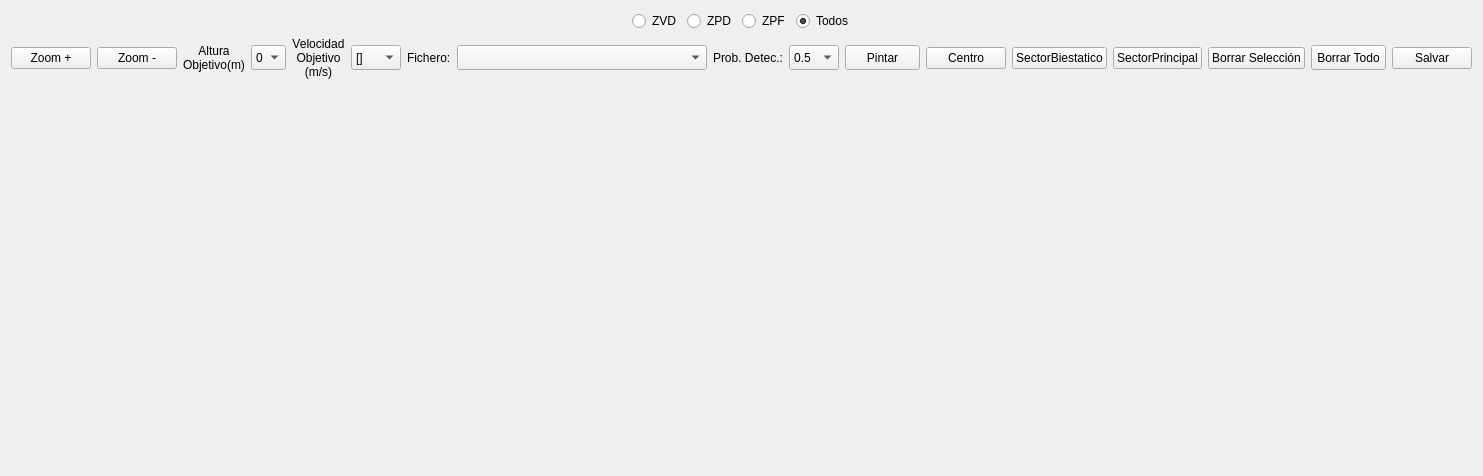
<?xml version="1.0" encoding="UTF-8"?>
<ui version="4.0">
 <class>Campos</class>
 <widget class="QWidget" name="Campos">
  <property name="geometry">
   <rect>
    <x>0</x>
    <y>0</y>
    <width>1348</width>
    <height>476</height>
   </rect>
  </property>
  <property name="windowTitle">
   <string>Campos</string>
  </property>
  <layout class="QGridLayout" name="gridLayout">
   <item row="0" column="0">
    <layout class="QHBoxLayout" name="horizontalLayout">
     <item>
      <spacer name="horizontalSpacer_3">
       <property name="orientation">
        <enum>Qt::Horizontal</enum>
       </property>
       <property name="sizeHint" stdset="0">
        <size>
         <width>100</width>
         <height>20</height>
        </size>
       </property>
      </spacer>
     </item>
     <item>
      <widget class="QRadioButton" name="rB_ZVD">
       <property name="maximumSize">
        <size>
         <width>55</width>
         <height>20</height>
        </size>
       </property>
       <property name="text">
        <string>ZVD</string>
       </property>
      </widget>
     </item>
     <item>
      <widget class="QRadioButton" name="rB_ZPD">
       <property name="maximumSize">
        <size>
         <width>55</width>
         <height>20</height>
        </size>
       </property>
       <property name="text">
        <string>ZPD</string>
       </property>
      </widget>
     </item>
     <item>
      <widget class="QRadioButton" name="rB_ZPF">
       <property name="maximumSize">
        <size>
         <width>55</width>
         <height>20</height>
        </size>
       </property>
       <property name="text">
        <string>ZPF</string>
       </property>
      </widget>
     </item>
     <item>
      <widget class="QRadioButton" name="rB_Todos">
       <property name="maximumSize">
        <size>
         <width>55</width>
         <height>20</height>
        </size>
       </property>
       <property name="text">
        <string>Todos</string>
       </property>
       <property name="checked">
        <bool>true</bool>
       </property>
      </widget>
     </item>
     <item>
      <spacer name="horizontalSpacer_2">
       <property name="orientation">
        <enum>Qt::Horizontal</enum>
       </property>
       <property name="sizeHint" stdset="0">
        <size>
         <width>99</width>
         <height>20</height>
        </size>
       </property>
      </spacer>
     </item>
    </layout>
   </item>
   <item row="1" column="0">
    <layout class="QHBoxLayout" name="horizontalLayout_8">
     <item>
      <layout class="QHBoxLayout" name="horizontalLayout_5">
       <item>
        <widget class="QPushButton" name="pB_ZoomMas">
         <property name="text">
          <string>Zoom +</string>
         </property>
         <property name="shortcut">
          <string>+</string>
         </property>
        </widget>
       </item>
       <item>
        <widget class="QPushButton" name="pB_ZoomMen">
         <property name="text">
          <string>Zoom -</string>
         </property>
         <property name="shortcut">
          <string>-</string>
         </property>
        </widget>
       </item>
      </layout>
     </item>
     <item>
      <layout class="QHBoxLayout" name="horizontalLayout_4">
       <item>
        <widget class="QLabel" name="label_3">
         <property name="text">
          <string>Altura
Objetivo(m)</string>
         </property>
         <property name="alignment">
          <set>Qt::AlignCenter</set>
         </property>
        </widget>
       </item>
       <item>
        <widget class="QComboBox" name="cB_AlturaObjetivo">
         <property name="minimumSize">
          <size>
           <width>35</width>
           <height>25</height>
          </size>
         </property>
         <property name="maximumSize">
          <size>
           <width>35</width>
           <height>25</height>
          </size>
         </property>
         <property name="sizeAdjustPolicy">
          <enum>QComboBox::AdjustToContents</enum>
         </property>
         <item>
          <property name="text">
           <string>0</string>
          </property>
         </item>
         <item>
          <property name="text">
           <string>25</string>
          </property>
         </item>
         <item>
          <property name="text">
           <string>50</string>
          </property>
         </item>
         <item>
          <property name="text">
           <string>100</string>
          </property>
         </item>
         <item>
          <property name="text">
           <string>200</string>
          </property>
         </item>
         <item>
          <property name="text">
           <string>300</string>
          </property>
         </item>
         <item>
          <property name="text">
           <string>400</string>
          </property>
         </item>
         <item>
          <property name="text">
           <string>500</string>
          </property>
         </item>
         <item>
          <property name="text">
           <string>1000</string>
          </property>
         </item>
         <item>
          <property name="text">
           <string>2000</string>
          </property>
         </item>
         <item>
          <property name="text">
           <string>4000</string>
          </property>
         </item>
         <item>
          <property name="text">
           <string>6000</string>
          </property>
         </item>
         <item>
          <property name="text">
           <string>10000</string>
          </property>
         </item>
         <item>
          <property name="text">
           <string>17000</string>
          </property>
         </item>
         <item>
          <property name="text">
           <string>30000</string>
          </property>
         </item>
        </widget>
       </item>
      </layout>
     </item>
     <item>
      <layout class="QHBoxLayout" name="horizontalLayout_3">
       <item>
        <widget class="QLabel" name="label_4">
         <property name="text">
          <string>Velocidad
Objetivo
(m/s)</string>
         </property>
         <property name="alignment">
          <set>Qt::AlignCenter</set>
         </property>
        </widget>
       </item>
       <item>
        <widget class="QComboBox" name="cb_Velocidad">
         <property name="minimumSize">
          <size>
           <width>50</width>
           <height>25</height>
          </size>
         </property>
         <property name="maximumSize">
          <size>
           <width>50</width>
           <height>25</height>
          </size>
         </property>
         <property name="sizeAdjustPolicy">
          <enum>QComboBox::AdjustToContents</enum>
         </property>
         <item>
          <property name="text">
           <string>[]</string>
          </property>
         </item>
         <item>
          <property name="text">
           <string>150</string>
          </property>
         </item>
         <item>
          <property name="text">
           <string>300</string>
          </property>
         </item>
         <item>
          <property name="text">
           <string>420</string>
          </property>
         </item>
         <item>
          <property name="text">
           <string>640</string>
          </property>
         </item>
         <item>
          <property name="text">
           <string>950</string>
          </property>
         </item>
        </widget>
       </item>
      </layout>
     </item>
     <item>
      <layout class="QHBoxLayout" name="horizontalLayout_2">
       <item>
        <widget class="QLabel" name="label_2">
         <property name="text">
          <string>Fichero:</string>
         </property>
        </widget>
       </item>
       <item>
        <widget class="QComboBox" name="cB_ListaZonas">
         <property name="minimumSize">
          <size>
           <width>250</width>
           <height>25</height>
          </size>
         </property>
         <property name="maximumSize">
          <size>
           <width>250</width>
           <height>25</height>
          </size>
         </property>
         <property name="toolTipDuration">
          <number>3000</number>
         </property>
         <property name="sizeAdjustPolicy">
          <enum>QComboBox::AdjustToContents</enum>
         </property>
        </widget>
       </item>
      </layout>
     </item>
     <item>
      <layout class="QHBoxLayout" name="horizontalLayout_6">
       <item>
        <widget class="QLabel" name="label">
         <property name="text">
          <string>Prob. Detec.:</string>
         </property>
        </widget>
       </item>
       <item>
        <widget class="QComboBox" name="cB_Probabilidad">
         <property name="minimumSize">
          <size>
           <width>50</width>
           <height>25</height>
          </size>
         </property>
         <property name="maximumSize">
          <size>
           <width>50</width>
           <height>25</height>
          </size>
         </property>
         <property name="currentText">
          <string>0.5</string>
         </property>
         <property name="sizeAdjustPolicy">
          <enum>QComboBox::AdjustToContents</enum>
         </property>
         <item>
          <property name="text">
           <string>0.5</string>
          </property>
         </item>
         <item>
          <property name="text">
           <string>0.6</string>
          </property>
         </item>
         <item>
          <property name="text">
           <string>0.7</string>
          </property>
         </item>
         <item>
          <property name="text">
           <string>0.8</string>
          </property>
         </item>
         <item>
          <property name="text">
           <string>0.9</string>
          </property>
         </item>
        </widget>
       </item>
      </layout>
     </item>
     <item>
      <layout class="QHBoxLayout" name="horizontalLayout_7">
       <item>
        <widget class="QPushButton" name="pB_Pintar">
         <property name="minimumSize">
          <size>
           <width>75</width>
           <height>25</height>
          </size>
         </property>
         <property name="maximumSize">
          <size>
           <width>75</width>
           <height>25</height>
          </size>
         </property>
         <property name="text">
          <string>Pintar</string>
         </property>
        </widget>
       </item>
       <item>
        <widget class="QPushButton" name="pB_Centro">
         <property name="text">
          <string>Centro</string>
         </property>
        </widget>
       </item>
       <item>
        <widget class="QPushButton" name="pB_Sector">
         <property name="text">
          <string>SectorBiestatico</string>
         </property>
        </widget>
       </item>
       <item>
        <widget class="QPushButton" name="pB_SectorPrincipal">
         <property name="text">
          <string>SectorPrincipal</string>
         </property>
        </widget>
       </item>
       <item>
        <widget class="QPushButton" name="pB_BorrarSelecction">
         <property name="text">
          <string>Borrar Selección</string>
         </property>
        </widget>
       </item>
       <item>
        <widget class="QPushButton" name="pB_Borrar">
         <property name="minimumSize">
          <size>
           <width>75</width>
           <height>25</height>
          </size>
         </property>
         <property name="maximumSize">
          <size>
           <width>75</width>
           <height>25</height>
          </size>
         </property>
         <property name="text">
          <string>Borrar Todo</string>
         </property>
        </widget>
       </item>
       <item>
        <widget class="QPushButton" name="pB_Salvar">
         <property name="text">
          <string>Salvar</string>
         </property>
        </widget>
       </item>
      </layout>
     </item>
    </layout>
   </item>
   <item row="2" column="0">
    <widget class="QCustomPlot" name="widget" native="true"/>
   </item>
  </layout>
 </widget>
 <customwidgets>
  <customwidget>
   <class>QCustomPlot</class>
   <extends>QWidget</extends>
   <header location="global">qcustomplot.h</header>
   <container>1</container>
  </customwidget>
 </customwidgets>
 <resources/>
 <connections/>
</ui>
